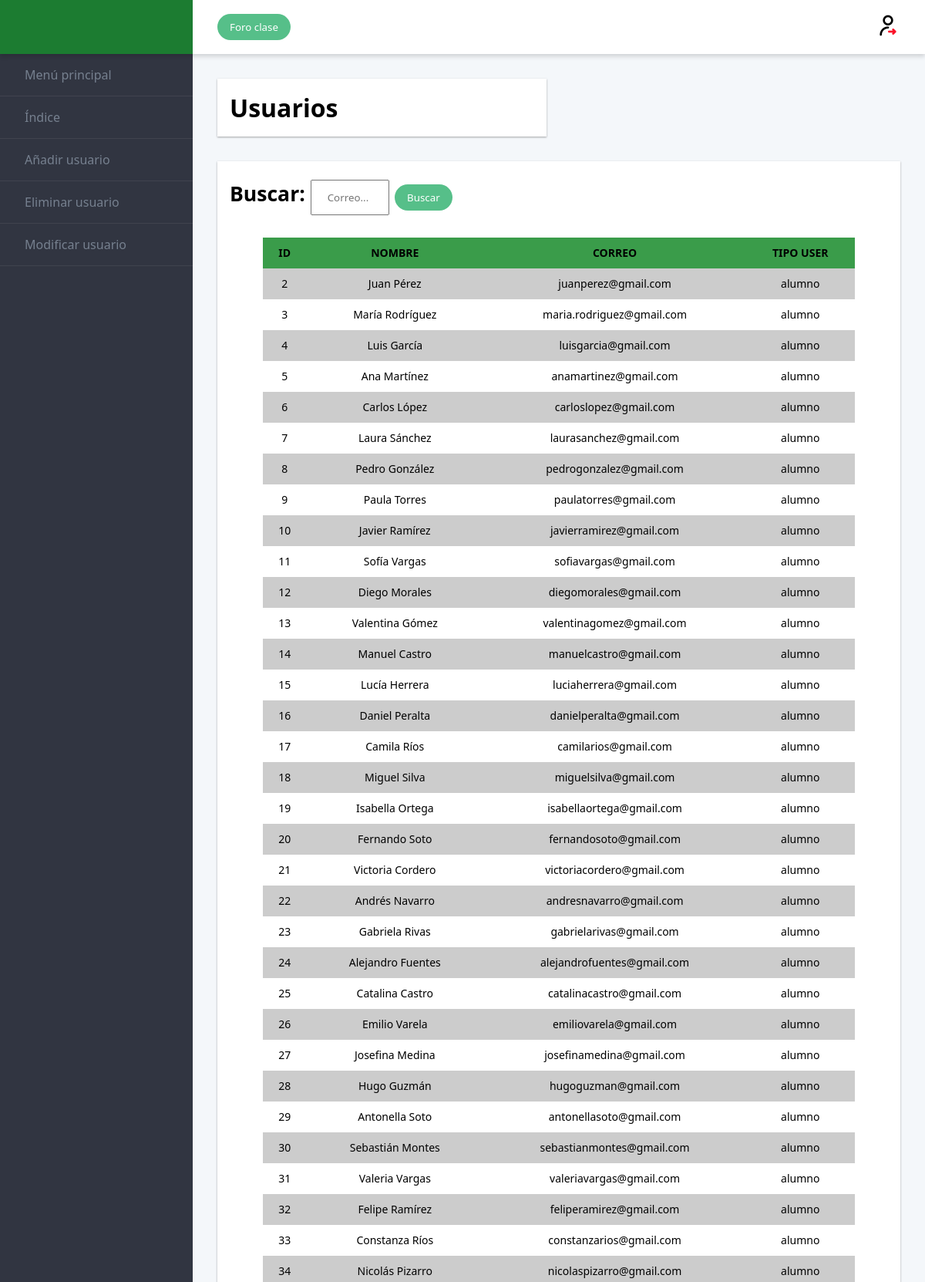
/admin/Usuarios/usuarios.php (upper part), run on the app's committed database.
### tables this page shows
CREATE TABLE `usuario` (
  `id_usuario` int(4) NOT NULL,
  `nombre` varchar(50) DEFAULT NULL,
  `correo` varchar(100) NOT NULL,
  `contraseña` varchar(100) NOT NULL,
  `tipo_usuario` varchar(20) NOT NULL
);

### admin/Usuarios/usuarios.php (the view, shortened to what this page needs)
<!DOCTYPE html>
<html lang="en">
  <head>
    <link rel="stylesheet" href="../style.css">
  </head>
  <body>
  <div class="admin">
  <header class="admin__header">
    <a href="./adminindex.php" class="logo">
    </a>
    <div class="toolbar">
      <button class="btn  btn--primary">Foro clase</button>
      <a href="../../cerrar_sesion.php" class="logout"><img src="../img/cerrar-sesion.png"></a>
    </div>
  </header>
  <nav class="admin__nav">
    <ul class="menu">
      <li class="menu__item">
        <a class="menu__link" href="../adminindex.php">Menú principal</a>
      </li>
      <li class="menu__item">
        <a class="menu__link" href="./usuarios.php">Índice</a>
      </li>
      <li class="menu__item">
        <a class="menu__link" href="./añadiru.php">Añadir usuario</a>
      </li>
      <li class="menu__item">
        <a class="menu__link" href="./eliminaru.php">Eliminar usuario</a>
      </li>
      <li class="menu__item">
        <a class="menu__link" href="./actualizaru.php">Modificar usuario</a>
      </li>
    </ul>
  </nav>
  <main class="admin__main">
    <div class="dashboard">
    <div class="dashboard__item">
        <div class="card">
          <strong>Usuarios</strong>
        </div>
      </div>
      <div class="dashboard__item dashboard__item--full">
        <div class="card">
          <form action="buscaru2.php" method="post">
            <h5><pre>Buscar: <input type="email" placeholder="Correo..." name="email"> <input type="Submit" value="Buscar" name="buscar" class="btn  btn--primary"></pre></h5>
          </form>
        <?PHP
        $conexion = mysqli_connect("db", "root", "rootroot", "educados") or die("No se puede conectar con el servidor");
        $instruccion = "select * from usuario WHERE tipo_usuario IN ('alumno', 'padre')";
        $consulta = mysqli_query($conexion, $instruccion) or die("Fallo en la consulta");
        $nfilas = mysqli_num_rows($consulta);
        if ($nfilas > 0) {
           print("<TABLE class='table'>\n");
           print("<TR>\n");
           print("<TH>ID</TH>\n");
           print("<TH>NOMBRE</TH>\n");
           print("<TH>CORREO</TH>\n");
           print("<TH>TIPO USER</TH>\n");
           print("</TR>\n");
           for ($i = 0; $i < $nfilas; $i++) {
              $resultado = mysqli_fetch_array($consulta);
              print("<TR>\n");
              print("<TD>" . $resultado['id_usuario'] . "</TD>\n");
              print("<TD>" . $resultado['nombre'] . "</TD>\n");
              print("<TD>" . $resultado['correo'] . "</TD>\n");
              print("<TD>" . $resultado['tipo_usuario'] . "</TD>\n");
              print("</TR>\n");
           }
           print("</TABLE>\n");
        } else {
           print("No hay usuarios disponibles para mostrar");
        }
        ?>
        </div>
      </div>
    </div>
  </main>
</div>
  </body>
</html>

### admin/style.css (style rules this page uses)
* { box-sizing: border-box; margin: 0; font-family: 'Source Sans 3', 'Segoe UI', Tahoma, Geneva, Verdana, sans-serif; }
body { height: 100%; overflow-x: hidden; margin: 0; }
.admin { --spacing: 1rem; display: flex; flex-wrap: wrap; display: grid; height: 100vh; grid-template-rows: 70px 1fr 70px; grid-template-columns: 250px 1fr; grid-template-areas: "header header" "nav main" "footer footer"; }
.admin__header { display: flex; flex-basis: 100%; grid-area: header; height: 70px; background-color: #fff; box-shadow: 0 3px 6px rgba(0, 0, 0, 0.16); position: relative; }
.admin__nav { flex: 0 0 250px; grid-area: nav; background-color: #313541; }
.admin__main { flex: 1; grid-area: main; padding: var(--spacing); overflow-y: auto; overflow-x: hidden; -webkit-overflow-scrolling: touch; background-color: #f4f7fa; }
@media screen and (min-width: 48rem) { .admin { --spacing: 2rem; } }
.dashboard { --column-count: 2; display: flex; flex-wrap: wrap; margin: 0 calc(var(--spacing) * -0.5); display: grid; grid-template-columns: repeat(var(--column-count), 1fr); grid-gap: var(--spacing); }
.dashboard__item { flex: 1 1 50%; grid-column-end: span 2; padding: calc(var(--spacing) / 2); }
.dashboard__item--full { flex-basis: 100%; grid-column: 1/-1; }
@media screen and (min-width: 48rem) { .dashboard { --column-count: 4; } }
a { color: #1c7c31; text-decoration: none; }
img { max-width: 100%; height: auto; }
.logo { display: flex; flex: 0 0 250px; height: 70px; justify-content: center; align-items: center; position: relative; margin: 0; color: #fff; background-color: #1c7c31; font-size: 1rem; }
.toolbar { display: flex; flex: 1; justify-content: space-between; align-items: center; padding: 0 var(--spacing); }
.menu { list-style-type: none; padding: 0; }
.menu__item { border-bottom: 1px solid rgba(255, 255, 255, 0.07); }
.menu__link { display: block; padding: 1rem 2rem; color: #76808f; text-decoration: none; }
.card { height: 100%; padding: 1rem; font-size: 2rem; font-weight: 300; background-color: #fff; box-shadow: 0 1px 3px rgba(0, 0, 0, 0.12), 0 1px 2px rgba(0, 0, 0, 0.24); transition: all 0.3s cubic-bezier(0.25, 0.8, 0.25, 1); }
.btn { display: inline-block; border-radius: 5em; border: 0; padding: 0.5rem 1rem; white-space: nowrap; }
.btn--primary { color: #fff; background-color: #56bf89; }
table { width: 90%; border-collapse: collapse; border-spacing: 0; font-size: 14px; font-family: 'Source Sans 3', 'Segoe UI', Tahoma, Geneva, Verdana, sans-serif; text-align: center; margin: 20px auto; }
th, td { padding: 10px; vertical-align: center; border: 1px solid #41414100; }
th { background-color: #3a9c4a; font-weight: bold; }
tr:nth-child(even) td { background-color: #cccccc; }
input[type=email] { width: 12%; padding: 12px 20px; margin: 8px 0; box-sizing: border-box; }

### data on the page
usuario: id_usuario "2", nombre "Juan Pérez", correo "juanperez@gmail.com", tipo_usuario "alumno"
usuario: id_usuario "3", nombre "María Rodríguez", correo "maria.rodriguez@gmail.com", tipo_usuario "alumno"
usuario: id_usuario "4", nombre "Luis García", correo "luisgarcia@gmail.com", tipo_usuario "alumno"
usuario: id_usuario "5", nombre "Ana Martínez", correo "anamartinez@gmail.com", tipo_usuario "alumno"
usuario: id_usuario "6", nombre "Carlos López", correo "carloslopez@gmail.com", tipo_usuario "alumno"
usuario: id_usuario "7", nombre "Laura Sánchez", correo "laurasanchez@gmail.com", tipo_usuario "alumno"
usuario: id_usuario "8", nombre "Pedro González", correo "pedrogonzalez@gmail.com", tipo_usuario "alumno"
usuario: id_usuario "9", nombre "Paula Torres", correo "paulatorres@gmail.com", tipo_usuario "alumno"
usuario: id_usuario "10", nombre "Javier Ramírez", correo "javierramirez@gmail.com", tipo_usuario "alumno"
usuario: id_usuario "11", nombre "Sofía Vargas", correo "sofiavargas@gmail.com", tipo_usuario "alumno"
usuario: id_usuario "12", nombre "Diego Morales", correo "diegomorales@gmail.com", tipo_usuario "alumno"
usuario: id_usuario "13", nombre "Valentina Gómez", correo "valentinagomez@gmail.com", tipo_usuario "alumno"
usuario: id_usuario "14", nombre "Manuel Castro", correo "manuelcastro@gmail.com", tipo_usuario "alumno"
usuario: id_usuario "15", nombre "Lucía Herrera", correo "luciaherrera@gmail.com", tipo_usuario "alumno"
usuario: id_usuario "16", nombre "Daniel Peralta", correo "danielperalta@gmail.com", tipo_usuario "alumno"
usuario: id_usuario "17", nombre "Camila Ríos", correo "camilarios@gmail.com", tipo_usuario "alumno"
usuario: id_usuario "18", nombre "Miguel Silva", correo "miguelsilva@gmail.com", tipo_usuario "alumno"
usuario: id_usuario "19", nombre "Isabella Ortega", correo "isabellaortega@gmail.com", tipo_usuario "alumno"
usuario: id_usuario "20", nombre "Fernando Soto", correo "fernandosoto@gmail.com", tipo_usuario "alumno"
usuario: id_usuario "21", nombre "Victoria Cordero", correo "victoriacordero@gmail.com", tipo_usuario "alumno"
usuario: id_usuario "22", nombre "Andrés Navarro", correo "andresnavarro@gmail.com", tipo_usuario "alumno"
usuario: id_usuario "23", nombre "Gabriela Rivas", correo "gabrielarivas@gmail.com", tipo_usuario "alumno"
usuario: id_usuario "24", nombre "Alejandro Fuentes", correo "alejandrofuentes@gmail.com", tipo_usuario "alumno"
usuario: id_usuario "25", nombre "Catalina Castro", correo "catalinacastro@gmail.com", tipo_usuario "alumno"
usuario: id_usuario "26", nombre "Emilio Varela", correo "emiliovarela@gmail.com", tipo_usuario "alumno"
usuario: id_usuario "27", nombre "Josefina Medina", correo "josefinamedina@gmail.com", tipo_usuario "alumno"
usuario: id_usuario "28", nombre "Hugo Guzmán", correo "hugoguzman@gmail.com", tipo_usuario "alumno"
usuario: id_usuario "29", nombre "Antonella Soto", correo "antonellasoto@gmail.com", tipo_usuario "alumno"
usuario: id_usuario "30", nombre "Sebastián Montes", correo "sebastianmontes@gmail.com", tipo_usuario "alumno"
usuario: id_usuario "31", nombre "Valeria Vargas", correo "valeriavargas@gmail.com", tipo_usuario "alumno"
usuario: id_usuario "32", nombre "Felipe Ramírez", correo "feliperamirez@gmail.com", tipo_usuario "alumno"
usuario: id_usuario "33", nombre "Constanza Ríos", correo "constanzarios@gmail.com", tipo_usuario "alumno"
usuario: id_usuario "34", nombre "Nicolás Pizarro", correo "nicolaspizarro@gmail.com", tipo_usuario "alumno"
